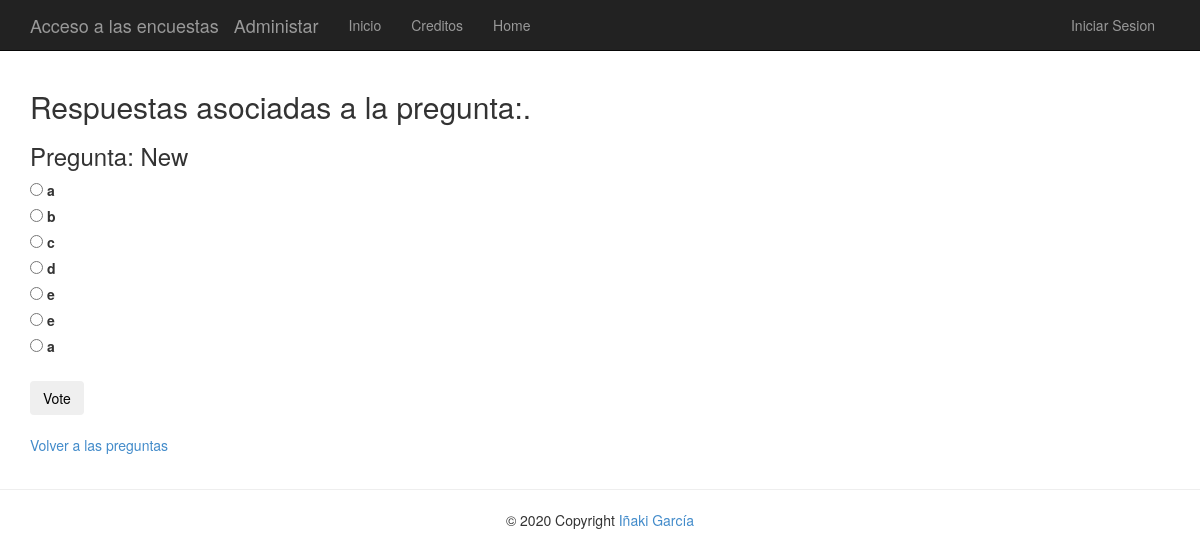
Screenshot of /polls/12/ with the database file from the repository.
### app/models.py (models this page shows)
class Question(models.Model):
    question_text = models.CharField(max_length=200)
    pub_date = models.DateTimeField('date published')
    category = models.CharField(max_length = 200, default="No category")

class Choice(models.Model):
    question = models.ForeignKey(Question, on_delete=models.CASCADE,)
    choice_text = models.CharField(max_length=200)
    votes = models.IntegerField(default=0)
    correct = models.BooleanField(default = False)

### app/views.py (the view)
# urls.py: url(r'^polls/(?P<question_id>\d+)/$', app.views.detail, name='detail'),
def detail(request, question_id):
     question = get_object_or_404(Question, pk=question_id)
     return render(request, 'polls/detail.html', {'title':'Respuestas asociadas a la pregunta:','question': question})

### app/templates/polls/detail.html (shortened to what this page needs)
﻿{% extends "app/layout.html" %}
{% block content %}
<h2>{{ title }}.</h2>
<h3>Pregunta: {{ question.question_text }}</h3>
<form action="{% url 'vote' question.id %}" method="POST">
{% if request.user.is_authenticated %}
<table class="table">
    <thead>
        <th scope="col">Choice text</th>
        <th scope="col">Votes</th>
        <th scope="col">Answer</th>
    </thead>
    <tbody>
    {% for choice in question.choice_set.all %}
    <tr>
        <td>{{ choice.choice_text }}</td>
        <td>{{ choice.votes }}</td>
        <td>{% if choice.correct %} <label style="color: green"> CORRECT {% else %} <label style="color: red"> INCORRECT  {% endif %}</tr>
    </tr>
    {% endfor %}
    </tbody>
</table>
{% else %}
    {% for choice in question.choice_set.all %}
        <div class="input-group-text">
            <input type="radio" name="choice" id="choice{{ forloop.counter }}" value="{{ choice.id }}" />
            <label for="choice{{ forloop.counter }}">   {{ choice.choice_text }}</label>
        </div>
    {% endfor %}
    <br />
    <button type="submit" class="btn btn-light mb-2">Vote</button>
    <br /><br />
    <a href="{% url 'index' %}">Volver a las preguntas</a>
    </div>
{% endif %}
{% endblock %}

### app/static/app/content/site.css (style rules this page uses)
body { padding-top: 50px; padding-bottom: 20px; }
input, select, textarea { max-width: 280px; }

### rows the page displays
Question: question_text "New"
Choice: choice_text "a"
Choice: choice_text "b"
Choice: choice_text "c"
Choice: choice_text "d"
Choice: choice_text "e"
Choice: choice_text "e"
Choice: choice_text "a"

### other values shown
{{ title }} "Respuestas asociadas a la pregunta:"
